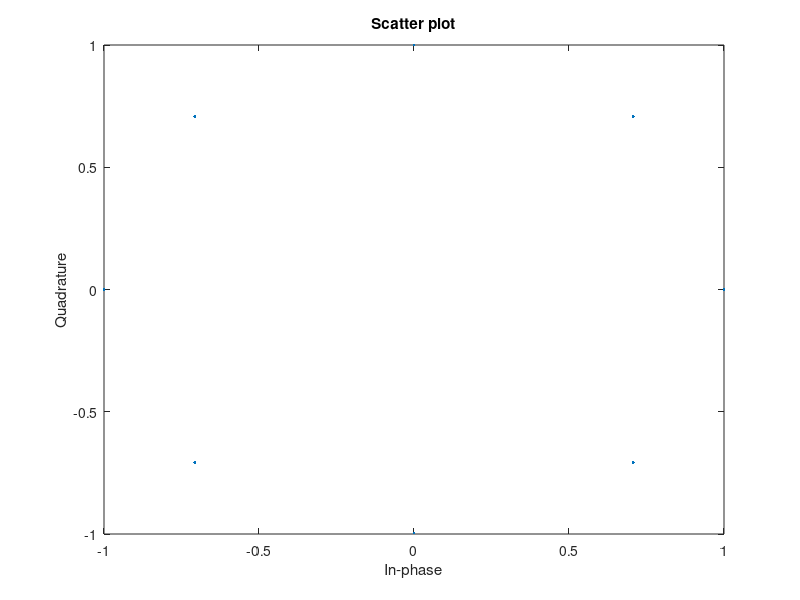
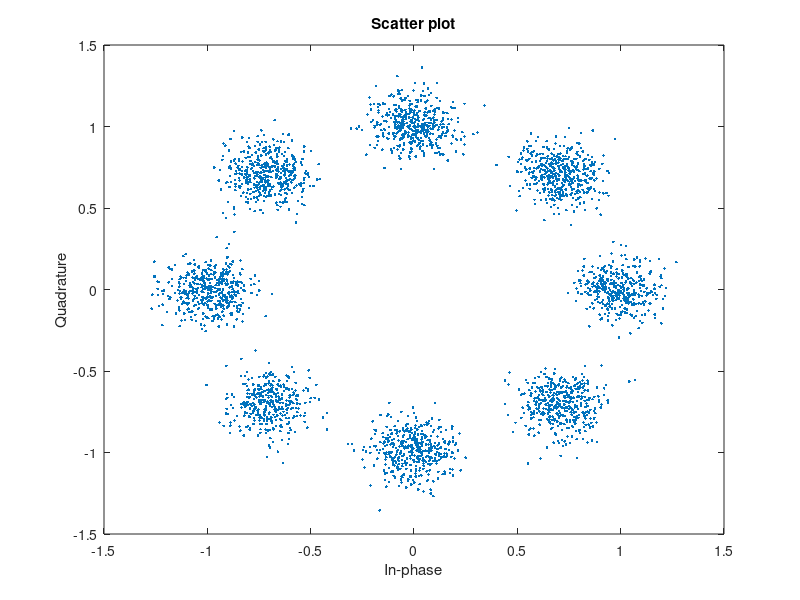
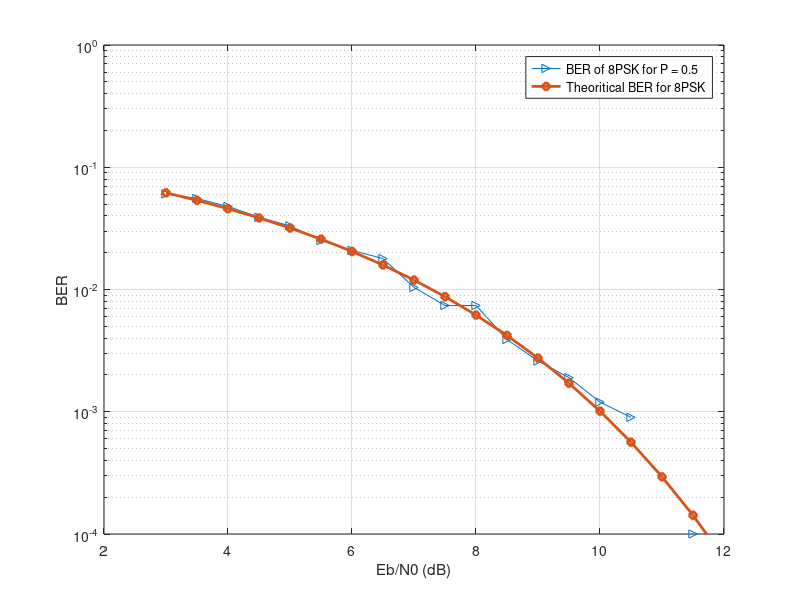

These figures' MATLAB source, in order:
clc;clear;close all
N = 1e4-1;
M = 8;
P0 = round(N/2);
P1 = N - P0;
input_bits = zeros(1, N); % All zeros to start.
indexes = randperm(N, P1);
input_bits(indexes) = 1;
sum(input_bits) % check the number of ones
P0 = P0/N; % check
P1 = P1/N; % check
R = 1; % rate


% Bit mapping
m_bits_2 = [];
for ij = 1:3:N
    if input_bits(ij) == 0 && input_bits(ij+1) == 0 && input_bits(ij+2) == 0
        map_bits = cosd(0) + 1*1j*sind(0) ;
    elseif input_bits(ij) ==0 && input_bits(ij+1) == 0 && input_bits(ij+2) == 1
        map_bits = cosd(45) + 1*1j*sind(45) ;
    elseif input_bits(ij) ==0 && input_bits(ij+1) == 1 && input_bits(ij+2) == 1
        map_bits = cosd(90) + 1*1j*sind(90) ;
    elseif input_bits(ij) ==0 && input_bits(ij+1) == 1 && input_bits(ij+2) == 0
        map_bits = cosd(135) + 1*1j*sind(135) ;
    elseif input_bits(ij) ==1 && input_bits(ij+1) == 1 && input_bits(ij+2) == 0
        map_bits = cosd(180) + 1*1j*sind(180) ;
    elseif input_bits(ij) ==1 && input_bits(ij+1) == 1 && input_bits(ij+2) == 1
        map_bits = cosd(225) + 1*1j*sind(225) ;
    elseif input_bits(ij) ==1 && input_bits(ij+1) == 0 && input_bits(ij+2) == 1
        map_bits = cosd(270) + 1*1j*sind(275) ;
    elseif input_bits(ij) ==1 && input_bits(ij+1) == 0 && input_bits(ij+2) == 0
        map_bits = cosd(315) + 1*1j*sind(315) ;
  
    end
    m_bits_2 = [m_bits_2 map_bits];
end

%sctter(map_bits_2)
scatterplot(m_bits_2)


ber_sim = zeros(1,19);
ber_theory_erfc = zeros(1,19);
x = 1;

for SNR = 3:0.5:12 %SNR value in dB
    EbN0 = 10^(SNR/10); %convert to normal scale
    n = (1/sqrt(2))*[randn(1,length(m_bits_2))+ 1j*randn(1,length(m_bits_2))];
    sigma = sqrt(1/(log2(M)*EbN0));
   
    rcv_bits = m_bits_2 +sigma.*n; %AWGN channel with random numbers

    trans = [cosd(0)+1j*sind(0), cosd(45)+1j*sind(45), cosd(90)+1j*sind(90),...
            cosd(135)+1j*sind(135), cosd(180)+1j*sind(180), cosd(225)+1j*sind(225),...
            cosd(270)+1j*sind(270), cosd(315)+1j*sind(315)];
    
    det_bits = [];
    err = [];
    map_bits_2 = [];
    for mm = 1:length(rcv_bits)
        for zz = 1:length(trans)
            a = (real (rcv_bits(mm)) - real(trans(zz)))^2;
            b = (imag (rcv_bits(mm)) - imag(trans(zz)))^2;
            err(zz) = sqrt(a+b);
        end
        identify = trans(find(err==min(err)));
    map_bits_2 = [map_bits_2 identify];
    end
    
    receive_bits = [];
    for m = 1:length(map_bits_2)
        if real(map_bits_2(m)) == cosd(0) && imag(map_bits_2(m)) == sind(0) 
            rcv_bits_2 = [0 0 0];
        elseif real(map_bits_2(m)) == cosd(45) && imag(map_bits_2(m)) == sind(45) 
            rcv_bits_2 = [0 0 1];
        elseif real(map_bits_2(m)) == cosd(90) && imag(map_bits_2(m)) == sind(90) 
            rcv_bits_2 = [0 1 1];
        elseif real(map_bits_2(m)) == cosd(135) && imag(map_bits_2(m)) == sind(135)  
            rcv_bits_2 = [0 1 0];
        elseif real(map_bits_2(m)) == cosd(180) && imag(map_bits_2(m)) == sind(180) 
            rcv_bits_2 = [1 1 0];
        elseif real(map_bits_2(m)) == cosd(225) && imag(map_bits_2(m)) == sind(225) 
            rcv_bits_2 = [1 1 1];
        elseif real(map_bits_2(m)) == cosd(270) && imag(map_bits_2(m)) == sind(270) 
            rcv_bits_2 = [1 0 1];
        elseif real(map_bits_2(m)) == cosd(315) && imag(map_bits_2(m)) == sind(315) 
            rcv_bits_2 = [1 0 0];
        end
    receive_bits = [receive_bits rcv_bits_2];
    end
    noe = sum(input_bits~=receive_bits); %number of errors
    ber_sim1 = noe/N; %bit error rate calculation with simulation values
    ber_sim(1,x) = ber_sim1;
    ber_th_er = (1/3)*erfc(sqrt(3*EbN0)*sind(180/8)); %theoretical bit error rate calculation
    ber_theory_erfc(1,x) = ber_th_er;
    x = x+1;

end

scatterplot(rcv_bits)

figure(3);
clf
SNR = 3:0.5:12;
semilogy(SNR,ber_sim,'->',SNR,ber_theory_erfc,'-d','lineWidth',2);
legend('BER of 8PSK for P = 0.5','Theoritical BER for 8PSK','Location','Best')
xlabel('Eb/N0 (dB)', 'FontSize', 11);
ylabel('BER', 'FontSize', 11);
grid on
hold on
ylim([1e-4 1])


